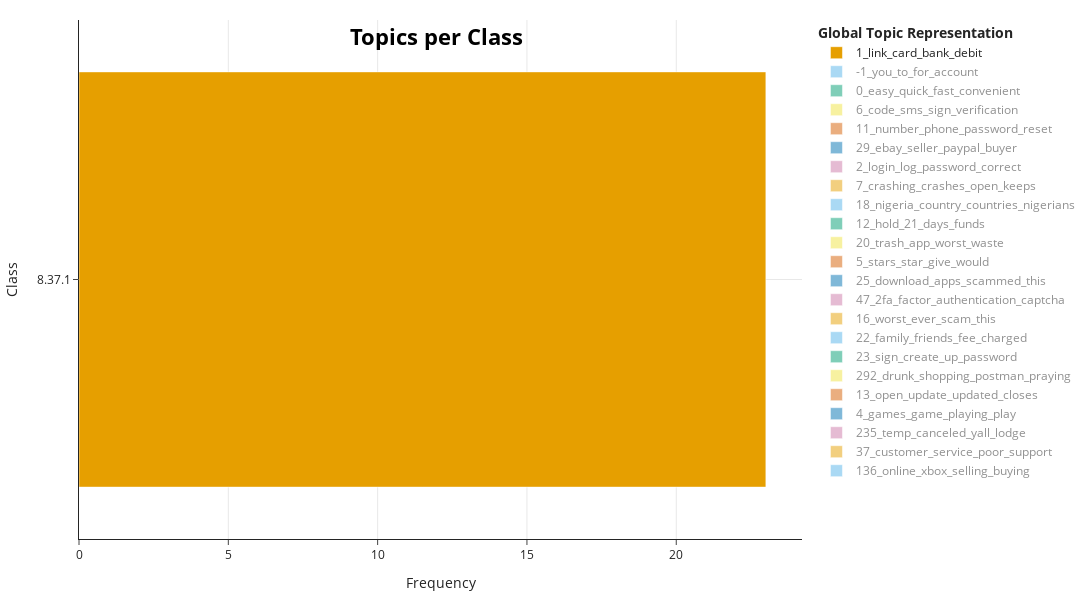

Notebook source saved alongside this figure:
### Code cell
visualize_version(topic_model_paypal, df_info_paypal, topics_per_class_paypal, ['8.37.1'], threshold=2, height=600)

### Figure 1 — Plotly figure (JSON) as saved in the notebook; plotly's stock layout.template omitted (floating-point values rounded to 4 significant figures)
{"data": [{"hoverinfo": "text", "hovertext": ["<b>Topic 1</b><br>Words: euros, hiring, converts, those, mean"], "marker": {"color": "#E69F00"}, "name": "1_link_card_bank_debit", "orientation": "h", "type": "bar", "visible": true, "x": [23], "y": ["8.37.1"]}, {"hoverinfo": "text", "hovertext": ["<b>Topic -1</b><br>Words: square, ending, restream, mistaking, safekey"], "marker": {"color": "#56B4E9"}, "name": "-1_you_to_for_account", "orientation": "h", "type": "bar", "visible": "legendonly", "x": [13], "y": ["8.37.1"]}, {"hoverinfo": "text", "hovertext": ["<b>Topic 0</b><br>Words: swish, learning, associated, moving, double"], "marker": {"color": "#009E73"}, "name": "0_easy_quick_fast_convenient", "orientation": "h", "type": "bar", "visible": "legendonly", "x": [10], "y": ["8.37.1"]}, {"hoverinfo": "text", "hovertext": ["<b>Topic 6</b><br>Words: code, dat, failing, sms, codes"], "marker": {"color": "#F0E442"}, "name": "6_code_sms_sign_verification", "orientation": "h", "type": "bar", "visible": "legendonly", "x": [9], "y": ["8.37.1"]}, {"hoverinfo": "text", "hovertext": ["<b>Topic 11</b><br>Words: qmee, alter, guest, digits, number"], "marker": {"color": "#D55E00"}, "name": "11_number_phone_password_reset", "orientation": "h", "type": "bar", "visible": "legendonly", "x": [6], "y": ["8.37.1"]}, {"hoverinfo": "text", "hovertext": ["<b>Topic 29</b><br>Words: scores, score, points, 250, reporting"], "marker": {"color": "#0072B2"}, "name": "29_ebay_seller_paypal_buyer", "orientation": "h", "type": "bar", "visible": "legendonly", "x": [6], "y": ["8.37.1"]}, {"hoverinfo": "text", "hovertext": ["<b>Topic 2</b><br>Words: troubleshooting, kicking, failing, april, everybody"], "marker": {"color": "#CC79A7"}, "name": "2_login_log_password_correct", "orientation": "h", "type": "bar", "visible": "legendonly", "x": [5], "y": ["8.37.1"]}, {"hoverinfo": "text", "hovertext": ["<b>Topic 7</b><br>Words: cache, install, advised, continually, brand"], "marker": {"color": "#E69F00"}, "name": "7_crashing_crashes_open_keeps", "orientation": "h", "type": "bar", "visible": "legendonly", "x": [5], "y": ["8.37.1"]}, {"hoverinfo": "text", "hovertext": ["<b>Topic 18</b><br>Words: countries, africa, connections, nigeria, uganda"], "marker": {"color": "#56B4E9"}, "name": "18_nigeria_country_countries_nigerians", "orientation": "h", "type": "bar", "visible": "legendonly", "x": [4], "y": ["8.37.1"]}, {"hoverinfo": "text", "hovertext": ["<b>Topic 12</b><br>Words: 082, nobodies, desperately, onhold, groceries"], "marker": {"color": "#009E73"}, "name": "12_hold_21_days_funds", "orientation": "h", "type": "bar", "visible": "legendonly", "x": [3], "y": ["8.37.1"]}, {"hoverinfo": "text", "hovertext": ["<b>Topic 20</b><br>Words: throwing, clearing, installing, entire, cache"], "marker": {"color": "#F0E442"}, "name": "20_trash_app_worst_waste", "orientation": "h", "type": "bar", "visible": "legendonly", "x": [3], "y": ["8.37.1"]}, {"hoverinfo": "text", "hovertext": ["<b>Topic 5</b><br>Words: pythons, babushka, baptized, blessings, freshly"], "marker": {"color": "#D55E00"}, "name": "5_stars_star_give_would", "orientation": "h", "type": "bar", "visible": "legendonly", "x": [3], "y": ["8.37.1"]}, {"hoverinfo": "text", "hovertext": ["<b>Topic 25</b><br>Words: 45us, him, sincerely, base, decides"], "marker": {"color": "#0072B2"}, "name": "25_download_apps_scammed_this", "orientation": "h", "type": "bar", "visible": "legendonly", "x": [2], "y": ["8.37.1"]}, {"hoverinfo": "text", "hovertext": ["<b>Topic 47</b><br>Words: 2fa, dropped, makes, captcha, point"], "marker": {"color": "#CC79A7"}, "name": "47_2fa_factor_authentication_captcha", "orientation": "h", "type": "bar", "visible": "legendonly", "x": [2], "y": ["8.37.1"]}, {"hoverinfo": "text", "hovertext": ["<b>Topic 16</b><br>Words: loosing, browsing, clients, probably, international"], "marker": {"color": "#E69F00"}, "name": "16_worst_ever_scam_this", "orientation": "h", "type": "bar", "visible": "legendonly", "x": [2], "y": ["8.37.1"]}, {"hoverinfo": "text", "hovertext": ["<b>Topic 22</b><br>Words: selections, seldom, family, friends, goods"], "marker": {"color": "#56B4E9"}, "name": "22_family_friends_fee_charged", "orientation": "h", "type": "bar", "visible": "legendonly", "x": [2], "y": ["8.37.1"]}, {"hoverinfo": "text", "hovertext": ["<b>Topic 23</b><br>Words: plz, solve, sorry, we, telling"], "marker": {"color": "#009E73"}, "name": "23_sign_create_up_password", "orientation": "h", "type": "bar", "visible": "legendonly", "x": [2], "y": ["8.37.1"]}, {"hoverinfo": "text", "hovertext": ["<b>Topic 292</b><br>Words: resource, compatibility, essential, amazon, lack"], "marker": {"color": "#F0E442"}, "name": "292_drunk_shopping_postman_praying", "orientation": "h", "type": "bar", "visible": "legendonly", "x": [2], "y": ["8.37.1"]}, {"hoverinfo": "text", "hovertext": ["<b>Topic 13</b><br>Words: uninstall, open, download, fix, every"], "marker": {"color": "#D55E00"}, "name": "13_open_update_updated_closes", "orientation": "h", "type": "bar", "visible": "legendonly", "x": [2], "y": ["8.37.1"]}, {"hoverinfo": "text", "hovertext": ["<b>Topic 4</b><br>Words: kelly, barrow, winnings, described, win"], "marker": {"color": "#0072B2"}, "name": "4_games_game_playing_play", "orientation": "h", "type": "bar", "visible": "legendonly", "x": [2], "y": ["8.37.1"]}, {"hoverinfo": "text", "hovertext": ["<b>Topic 235</b><br>Words: flagged, suspicious, managed, serious, upon"], "marker": {"color": "#CC79A7"}, "name": "235_temp_canceled_yall_lodge", "orientation": "h", "type": "bar", "visible": "legendonly", "x": [2], "y": ["8.37.1"]}, {"hoverinfo": "text", "hovertext": ["<b>Topic 37</b><br>Words: klarna, 1000, center, most, terrible"], "marker": {"color": "#E69F00"}, "name": "37_customer_service_poor_support", "orientation": "h", "type": "bar", "visible": "legendonly", "x": [2], "y": ["8.37.1"]}, {"hoverinfo": "text", "hovertext": ["<b>Topic 136</b><br>Words: superior, catch, stand, involved, clunky"], "marker": {"color": "#56B4E9"}, "name": "136_online_xbox_selling_buying", "orientation": "h", "type": "bar", "visible": "legendonly", "x": [2], "y": ["8.37.1"]}], "layout": {"height": 600, "hoverlabel": {"bgcolor": "white", "font": {"family": "Rockwell", "size": 16}}, "legend": {"title": {"text": "<b>Global Topic Representation"}}, "margin": {"b": 20, "l": 20, "r": 20, "t": 20}, "title": {"font": {"color": "Black", "size": 22}, "text": "<b>Topics per Class</b>", "x": 0.4, "xanchor": "center", "y": 0.95, "yanchor": "top"}, "width": 1200, "xaxis": {"showgrid": true, "title": {"text": "Frequency"}}, "yaxis": {"categoryorder": "total descending", "showgrid": true, "title": {"text": "Class"}}}}
